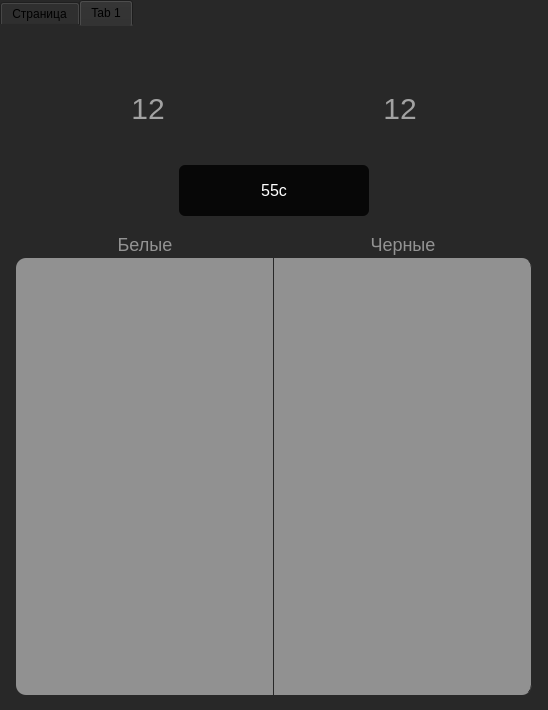
       <widget class="QFrame" name="frame_6">
        <property name="styleSheet">
         <string notr="true">background-color:rgb(40, 40, 40);
border:none;</string>
        </property>
        <property name="frameShape">
         <enum>QFrame::Shape::StyledPanel</enum>
        </property>
        <property name="frameShadow">
         <enum>QFrame::Shadow::Raised</enum>
        </property>
        <layout class="QVBoxLayout" name="verticalLayout_18">
         <property name="spacing">
          <number>0</number>
         </property>
         <property name="leftMargin">
          <number>0</number>
         </property>
         <property name="topMargin">
          <number>0</number>
         </property>
         <property name="rightMargin">
          <number>0</number>
         </property>
         <property name="bottomMargin">
          <number>0</number>
         </property>
         <item>
          <widget class="QTabWidget" name="right_widget">
           <property name="minimumSize">
            <size>
             <width>240</width>
             <height>680</height>
            </size>
           </property>
           <property name="maximumSize">
            <size>
             <width>550</width>
             <height>980</height>
            </size>
           </property>
           <property name="styleSheet">
            <string notr="true">background-color:rgb(40, 40, 40);
border:none;</string>
           </property>
           <property name="currentIndex">
            <number>1</number>
           </property>
           <widget class="QWidget" name="first_widget_right">
            <property name="styleSheet">
             <string notr="true">background-color:rgb(40, 40, 40);</string>
            </property>
            <attribute name="title">
             <string>Страница</string>
            </attribute>
           </widget>
           <widget class="QWidget" name="second_widget_right">
            <property name="styleSheet">
             <string notr="true">background-color:rgb(40, 40, 40);
</string>
            </property>
            <attribute name="title">
             <string>Tab 1</string>
            </attribute>
            <layout class="QHBoxLayout" name="horizontalLayout_2">
             <property name="spacing">
              <number>0</number>
             </property>
             <property name="leftMargin">
              <number>0</number>
             </property>
             <property name="topMargin">
              <number>0</number>
             </property>
             <property name="rightMargin">
              <number>0</number>
             </property>
             <property name="bottomMargin">
              <number>0</number>
             </property>
             <item>
              <widget class="QFrame" name="frame_8">
               <property name="minimumSize">
                <size>
                 <width>240</width>
                 <height>680</height>
                </size>
               </property>
               <property name="maximumSize">
                <size>
                 <width>550</width>
                 <height>980</height>
                </size>
               </property>
               <property name="styleSheet">
                <string notr="true">background-color:rgb(40, 40, 40);
border:none;
padding:3px;

</string>
               </property>
               <property name="frameShape">
                <enum>QFrame::Shape::StyledPanel</enum>
               </property>
               <property name="frameShadow">
                <enum>QFrame::Shadow::Raised</enum>
               </property>
               <property name="lineWidth">
                <number>0</number>
               </property>
               <layout class="QVBoxLayout" name="verticalLayout_19">
                <property name="spacing">
                 <number>0</number>
                </property>
                <property name="leftMargin">
                 <number>10</number>
                </property>
                <property name="rightMargin">
                 <number>10</number>
                </property>
                <item>
                 <widget class="QFrame" name="frame_18">
                  <property name="frameShape">
                   <enum>QFrame::Shape::StyledPanel</enum>
                  </property>
                  <property name="frameShadow">
                   <enum>QFrame::Shadow::Raised</enum>
                  </property>
                  <layout class="QHBoxLayout" name="horizontalLayout_10">
                   <item>
                    <widget class="QFrame" name="frame_19">
                     <property name="frameShape">
                      <enum>QFrame::Shape::StyledPanel</enum>
                     </property>
                     <property name="frameShadow">
                      <enum>QFrame::Shadow::Raised</enum>
                     </property>
                     <layout class="QVBoxLayout" name="verticalLayout_16">
                      <item>
                       <widget class="QPushButton" name="pushButton">
                        <property name="text">
                         <string/>
                        </property>
                        <property name="icon">
                         <iconset>
                          <normaloff>images/white_figure_for_statistic.png</normaloff>images/white_figure_for_statistic.png</iconset>
                        </property>
                        <property name="iconSize">
                         <size>
                          <width>85</width>
                          <height>85</height>
                         </size>
                        </property>
                       </widget>
                      </item>
                      <item>
                       <widget class="QLabel" name="label_white_statistic">
                        <property name="styleSheet">
                         <string notr="true">font-size:30px;
color:rgb(162, 162, 162);</string>
                        </property>
                        <property name="text">
                         <string>12</string>
                        </property>
                        <property name="alignment">
                         <set>Qt::AlignmentFlag::AlignCenter</set>
                        </property>
                       </widget>
                      </item>
                     </layout>
                    </widget>
                   </item>
                   <item>
                    <widget class="QFrame" name="frame_20">
                     <property name="frameShape">
                      <enum>QFrame::Shape::StyledPanel</enum>
                     </property>
                     <property name="frameShadow">
                      <enum>QFrame::Shadow::Raised</enum>
                     </property>
                     <layout class="QVBoxLayout" name="verticalLayout_20">
                      <item>
                       <widget class="QPushButton" name="pushButton_2">
                        <property name="text">
                         <string/>
                        </property>
                        <property name="icon">
                         <iconset>
                          <normaloff>images/black_figure_for_statistic.png</normaloff>images/black_figure_for_statistic.png</iconset>
                        </property>
                        <property name="iconSize">
                         <size>
                          <width>90</width>
                          <height>90</height>
                         </size>
                        </property>
                       </widget>
                      </item>
                      <item>
                       <widget class="QLabel" name="label_black_statistic">
                        <property name="styleSheet">
                         <string notr="true">font-size:30px;
color:rgb(162, 162, 162);
</string>
                        </property>
                        <property name="text">
                         <string>12</string>
                        </property>
                        <property name="alignment">
                         <set>Qt::AlignmentFlag::AlignCenter</set>
                        </property>
                       </widget>
                      </item>
                     </layout>
                    </widget>
                   </item>
                  </layout>
                 </widget>
                </item>
                <item>
                 <widget class="QFrame" name="frame_23">
                  <property name="minimumSize">
                   <size>
                    <width>150</width>
                    <height>50</height>
                   </size>
                  </property>
                  <property name="maximumSize">
                   <size>
                    <width>545</width>
                    <height>80</height>
                   </size>
                  </property>
                  <property name="frameShape">
                   <enum>QFrame::Shape::StyledPanel</enum>
                  </property>
                  <property name="frameShadow">
                   <enum>QFrame::Shadow::Raised</enum>
                  </property>
                  <layout class="QHBoxLayout" name="horizontalLayout_11">
                   <item>
                    <widget class="QLabel" name="label_time">
                     <property name="minimumSize">
                      <size>
                       <width>150</width>
                       <height>40</height>
                      </size>
                     </property>
                     <property name="maximumSize">
                      <size>
                       <width>190</width>
                       <height>60</height>
                      </size>
                     </property>
                     <property name="styleSheet">
                      <string notr="true">background-color:rgb(7,7,7);
color:rgb(255, 255, 255);
font-size:16px;
border-radius:6px;
border:none;
padding:5px;
</string>
                     </property>
                     <property name="text">
                      <string>55c</string>
                     </property>
                     <property name="alignment">
                      <set>Qt::AlignmentFlag::AlignCenter</set>
                     </property>
                    </widget>
                   </item>
                  </layout>
                 </widget>
                </item>
                <item>
                 <widget class="QFrame" name="frame_24">
                  <property name="minimumSize">
                   <size>
                    <width>215</width>
                    <height>400</height>
                   </size>
                  </property>
                  <property name="maximumSize">
                   <size>
                    <width>545</width>
                    <height>470</height>
                   </size>
                  </property>
                  <property name="frameShape">
                   <enum>QFrame::Shape::StyledPanel</enum>
                  </property>
                  <property name="frameShadow">
                   <enum>QFrame::Shadow::Raised</enum>
                  </property>
                  <layout class="QHBoxLayout" name="horizontalLayout_12">
                   <property name="spacing">
                    <number>0</number>
                   </property>
                   <property name="leftMargin">
                    <number>0</number>
                   </property>
                   <property name="topMargin">
                    <number>0</number>
                   </property>
                   <property name="rightMargin">
                    <number>0</number>
                   </property>
                   <property name="bottomMargin">
                    <number>0</number>
                   </property>
                   <item>
                    <layout class="QVBoxLayout" name="verticalLayout_23">
                     <property name="spacing">
                      <number>0</number>
                     </property>
                     <item>
                      <widget class="QLabel" name="white_in_statistics_label">
                       <property name="styleSheet">
                        <string notr="true">color:rgb(147, 147, 147);
font-weight:350px;
font-size:18px;</string>
                       </property>
                       <property name="text">
                        <string>Белые</string>
                       </property>
                       <property name="alignment">
                        <set>Qt::AlignmentFlag::AlignCenter</set>
                       </property>
                      </widget>
                     </item>
                     <item>
                      <widget class="QTextEdit" name="textEdit_of_white_motions">
                       <property name="styleSheet">
                        <string notr="true">background-color:rgb(145, 145, 145);
color:rgb(217, 217, 217);
font-size:12px;
border:none;
border-right:1px solid rgb(40, 40, 40);
border-top-left-radius: 10px;
border-bottom-left-radius: 10px;
border-top-right-radius: 0;
border-bottom-right-radius: 0;
text-align:center;
</string>
                       </property>
                       <property name="readOnly">
                        <bool>true</bool>
                       </property>
                       <property name="html">
                        <string>&lt;!DOCTYPE HTML PUBLIC &quot;-//W3C//DTD HTML 4.0//EN&quot; &quot;http://www.w3.org/TR/REC-html40/strict.dtd&quot;&gt;
&lt;html&gt;&lt;head&gt;&lt;meta name=&quot;qrichtext&quot; content=&quot;1&quot; /&gt;&lt;meta charset=&quot;utf-8&quot; /&gt;&lt;style type=&quot;text/css&quot;&gt;
p, li { white-space: pre-wrap; }
hr { height: 1px; border-width: 0; }
li.unchecked::marker { content: &quot;\2610&quot;; }
li.checked::marker { content: &quot;\2612&quot;; }
&lt;/style&gt;&lt;/head&gt;&lt;body style=&quot; font-family:'Segoe UI'; font-size:12px; font-weight:400; font-style:normal;&quot;&gt;
&lt;p style=&quot;-qt-paragraph-type:empty; margin-top:0px; margin-bottom:0px; margin-left:0px; margin-right:0px; -qt-block-indent:0; text-indent:0px;&quot;&gt;&lt;br /&gt;&lt;/p&gt;&lt;/body&gt;&lt;/html&gt;</string>
                       </property>
                      </widget>
                     </item>
                    </layout>
                   </item>
                   <item>
                    <layout class="QVBoxLayout" name="verticalLayout_24">
                     <property name="spacing">
                      <number>0</number>
                     </property>
                     <item>
                      <widget class="QLabel" name="black_in_statistics_label">
                       <property name="styleSheet">
                        <string notr="true">color:rgb(147, 147, 147);
font-weight:350px;
font-size:18px;</string>
                       </property>
                       <property name="text">
                        <string>Черные</string>
                       </property>
                       <property name="alignment">
                        <set>Qt::AlignmentFlag::AlignCenter</set>
                       </property>
                      </widget>
                     </item>
                     <item>
                      <widget class="QTextEdit" name="textEdit_of_black_motiions">
                       <property name="styleSheet">
                        <string notr="true">background-color:rgb(145, 145, 145);
color:rgb(53, 53, 53);
font-size:12px;
border:none;
border-right:1px solid rgb(40, 40, 40);
border-top-right-radius: 10px;
border-bottom-right-radius: 10px;
border-top-left-radius: 0;
border-bottom-left-radius: 0;
text-align:center;
</string>
                       </property>
                       <property name="readOnly">
                        <bool>true</bool>
                       </property>
                       <property name="html">
                        <string>&lt;!DOCTYPE HTML PUBLIC &quot;-//W3C//DTD HTML 4.0//EN&quot; &quot;http://www.w3.org/TR/REC-html40/strict.dtd&quot;&gt;
&lt;html&gt;&lt;head&gt;&lt;meta name=&quot;qrichtext&quot; content=&quot;1&quot; /&gt;&lt;meta charset=&quot;utf-8&quot; /&gt;&lt;style type=&quot;text/css&quot;&gt;
p, li { white-space: pre-wrap; }
hr { height: 1px; border-width: 0; }
li.unchecked::marker { content: &quot;\2610&quot;; }
li.checked::marker { content: &quot;\2612&quot;; }
&lt;/style&gt;&lt;/head&gt;&lt;body style=&quot; font-family:'Segoe UI'; font-size:12px; font-weight:400; font-style:normal;&quot;&gt;
&lt;p style=&quot;-qt-paragraph-type:empty; margin-top:0px; margin-bottom:0px; margin-left:0px; margin-right:0px; -qt-block-indent:0; text-indent:0px;&quot;&gt;&lt;br /&gt;&lt;/p&gt;&lt;/body&gt;&lt;/html&gt;</string>
                       </property>
                      </widget>
                     </item>
                    </layout>
                   </item>
                  </layout>
                 </widget>
                </item>
               </layout>
              </widget>
             </item>
            </layout>
           </widget>
          </widget>
         </item>
        </layout>
       </widget>
